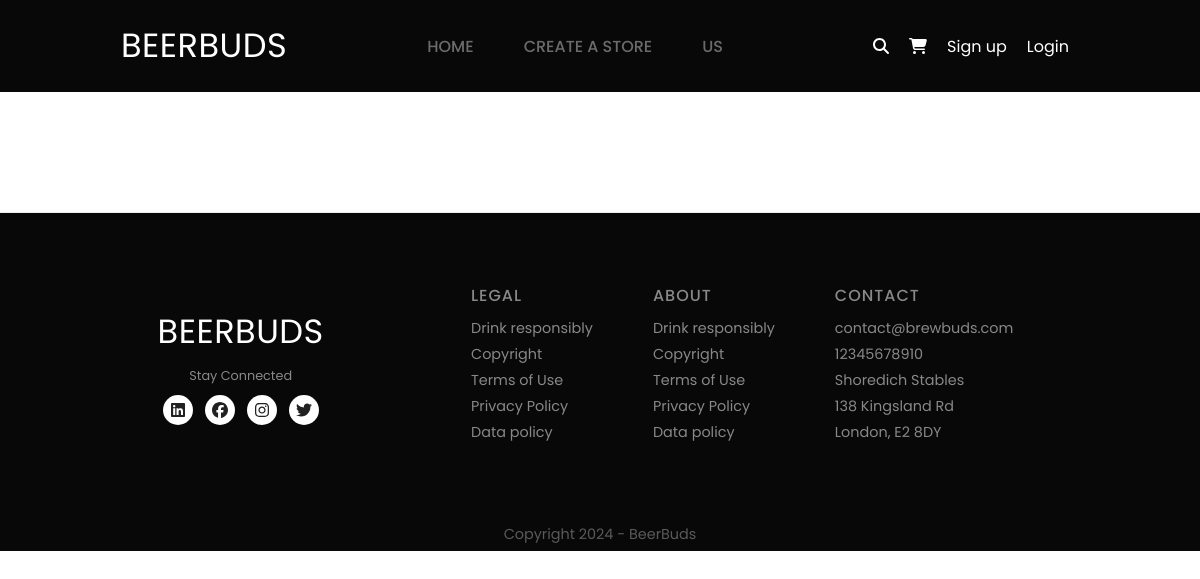
The app's page /reviews_index/, older data.
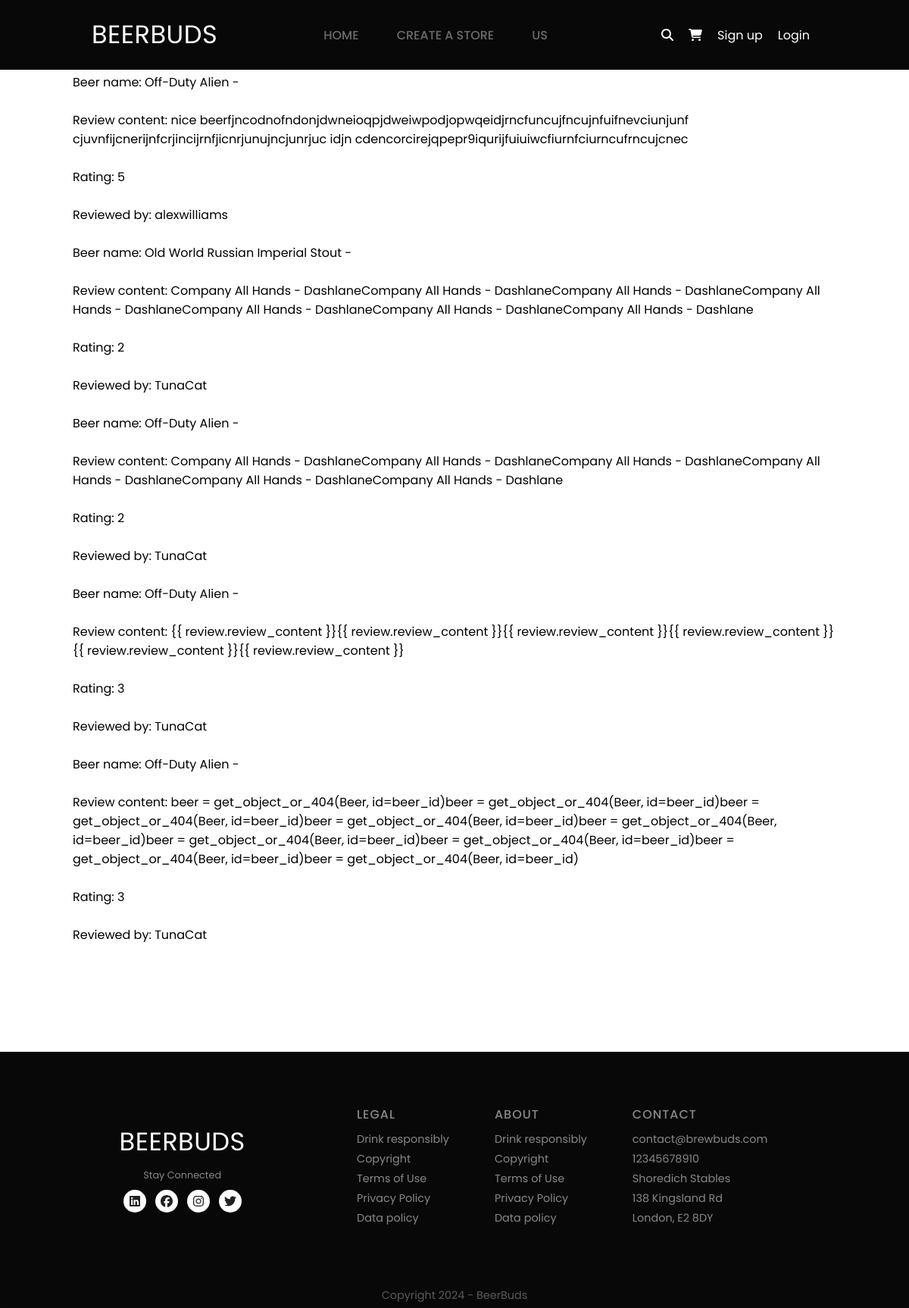
The same page, newer data.
### user_actions/models.py (models this page shows, shortened)
class Review(models.Model):
    profile_id = models.ForeignKey(Profile, related_name='user_review', on_delete=models.CASCADE)
    beer_id = models.ForeignKey(Beer, related_name='beer_review', on_delete=models.CASCADE)
    review_content = models.TextField(validators=[ MinLengthValidator(50, 'Please enter a description of at least 50 characters')])
    rating = models.IntegerField(blank=False, null=False)

### marketplace/models.py (models this page shows)
class Beer(models.Model):
    name = models.CharField(max_length=255, blank=False, null=False)
    description = models.TextField(blank=False, validators=[ MinLengthValidator(50, 'Please enter a description of at least 50 characters')])
    stock_quantity = models.IntegerField(blank=False, null=False)
    price = models.DecimalField(blank=False, null=False, max_digits=6, decimal_places=2)
    store_id = models.ForeignKey(Store, related_name='beer_store', on_delete=models.CASCADE)
    beer_image = models.ImageField(upload_to='beer_images', blank=False, null=False)
    volume = models.DecimalField(max_digits=6, decimal_places=2)
    abv = models.DecimalField(max_digits=6, decimal_places=1)
    ingredients = models.TextField(validators=[ MinLengthValidator(50, 'Please enter a description of at least 50 characters')])
    def __str__(self):
        return self.name

class Profile(models.Model):
    user_id = models.ForeignKey(User, related_name='user_profile', on_delete=models.CASCADE)
    address = models.CharField(max_length=350)
    def __str__(self):
        return self.user_id.username

### user_actions/views.py (the view)
# urls.py: path('reviews_index/', views.reviews_index, name="reviews_index"),
def reviews_index(request):
    reviews = Review.objects.all()
    return render(request, 'user_actions/reviews_index.html', {'all_reviews': reviews})

### marketplace/context_processors.py (called while the page is built)
def has_store(request):
    if request.user.is_authenticated:
        return {'has_store': Store.objects.filter(user_id=request.user).exists()}
    return {'has_store': False}

### user_actions/templates/user_actions/reviews_index.html (shortened to what this page needs)
{% extends "core/base.html"%}
{% block content %}
{% for review in all_reviews %}
  <div class="max-w-md mx-auto mt-8 bg-white p-8 rounded-xl border border-black">
  Beer name: {{ review.beer_id }} -
  <br></br>
  Review content: {{ review.review_content }}
  <br></br>
  Rating: {{ review.rating }}
  <br></br>
  Reviewed by: {{ review.profile_id }}
  <br></br>
  </div>
{% endfor %}
{% endblock %}

Row changes from the older to the newer data that the page shows:
added Review: beer_id "Off-Duty Alien", review_content "nice beerfjncodnofndonjdwneioqpjdweiwpodjopwqeidjrncfuncujfncujnfuifnevciunjunf cjuvnfijcnerijnfcrjincijrnfjicnrjunujncjunrjuc idjn cdencorcirejqpepr9iqurijfuiuiwcfiurnfciurncufrncujcnec", rating "5", profile_id "alexwilliams"
added Review: beer_id "Old World Russian Imperial Stout", review_content "Company All Hands - DashlaneCompany All Hands - DashlaneCompany All Hands - DashlaneCompany All Hands - DashlaneCompany All Hands - DashlaneCompany All Hands - DashlaneCompany All Hands - Dashlane", rating "2", profile_id "TunaCat"
added Review: beer_id "Off-Duty Alien", review_content "Company All Hands - DashlaneCompany All Hands - DashlaneCompany All Hands - DashlaneCompany All Hands - DashlaneCompany All Hands - DashlaneCompany All Hands - Dashlane", rating "2", profile_id "TunaCat"
added Review: beer_id "Off-Duty Alien", review_content "{{ review.review_content }}{{ review.review_content }}{{ review.review_content }}{{ review.review_content }}{{ review.review_content }}{{ review.review_content }}", rating "3", profile_id "TunaCat"
added Review: beer_id "Off-Duty Alien", review_content "beer = get_object_or_404(Beer, id=beer_id)beer = get_object_or_404(Beer, id=beer_id)beer = get_object_or_404(Beer, id=beer_id)beer = get_object_or_404(Beer, id=beer_id)beer = get_object_or_404(Beer, id=beer_id)beer = get_object_or_404(Beer, id=beer_id)beer = get_object_or_404(Beer, id=beer_id)beer = get_object_or_404(Beer, id=beer_id)beer = get_object_or_404(Beer, id=beer_id)", rating "3", profile_id "TunaCat"
